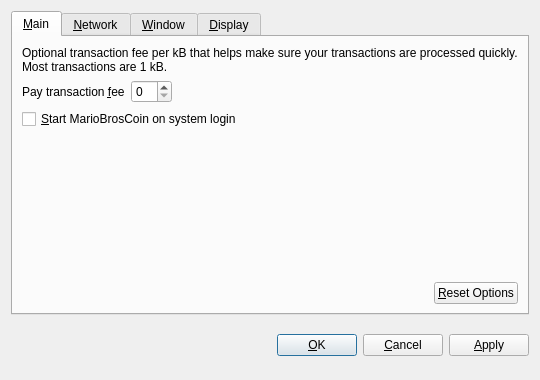
<?xml version="1.0" encoding="UTF-8"?>
<ui version="4.0">
 <class>OptionsDialog</class>
 <widget class="QDialog" name="OptionsDialog">
  <property name="geometry">
   <rect>
    <x>0</x>
    <y>0</y>
    <width>540</width>
    <height>380</height>
   </rect>
  </property>
  <property name="windowTitle">
   <string>Options</string>
  </property>
  <property name="modal">
   <bool>true</bool>
  </property>
  <layout class="QVBoxLayout" name="verticalLayout">
   <item>
    <widget class="QTabWidget" name="tabWidget">
     <property name="tabPosition">
      <enum>QTabWidget::North</enum>
     </property>
     <property name="currentIndex">
      <number>0</number>
     </property>
     <widget class="QWidget" name="tabMain">
      <attribute name="title">
       <string>&amp;Main</string>
      </attribute>
      <layout class="QVBoxLayout" name="verticalLayout_Main">
       <item>
        <widget class="QLabel" name="transactionFeeInfoLabel">
         <property name="text">
          <string>Optional transaction fee per kB that helps make sure your transactions are processed quickly. Most transactions are 1 kB.</string>
         </property>
         <property name="textFormat">
          <enum>Qt::PlainText</enum>
         </property>
         <property name="wordWrap">
          <bool>true</bool>
         </property>
        </widget>
       </item>
       <item>
        <layout class="QHBoxLayout" name="horizontalLayout_1_Main">
         <item>
          <widget class="QLabel" name="transactionFeeLabel">
           <property name="text">
            <string>Pay transaction &amp;fee</string>
           </property>
           <property name="textFormat">
            <enum>Qt::PlainText</enum>
           </property>
           <property name="buddy">
            <cstring>transactionFee</cstring>
           </property>
          </widget>
         </item>
         <item>
          <widget class="BitcoinAmountField" name="transactionFee"/>
         </item>
         <item>
          <spacer name="horizontalSpacer_1_Main">
           <property name="orientation">
            <enum>Qt::Horizontal</enum>
           </property>
           <property name="sizeHint" stdset="0">
            <size>
             <width>40</width>
             <height>20</height>
            </size>
           </property>
          </spacer>
         </item>
        </layout>
       </item>
       <item>
        <widget class="QCheckBox" name="bitcoinAtStartup">
         <property name="toolTip">
          <string>Automatically start MarioBrosCoin after logging in to the system.</string>
         </property>
         <property name="text">
          <string>&amp;Start MarioBrosCoin on system login</string>
         </property>
        </widget>
       </item>
       <item>
        <spacer name="verticalSpacer_Main">
         <property name="orientation">
          <enum>Qt::Vertical</enum>
         </property>
         <property name="sizeHint" stdset="0">
          <size>
           <width>20</width>
           <height>40</height>
          </size>
         </property>
        </spacer>
       </item>
       <item>
        <layout class="QHBoxLayout" name="horizontalLayout_2_Main">
         <item>
          <spacer name="horizontalSpacer_2_Main">
           <property name="orientation">
            <enum>Qt::Horizontal</enum>
           </property>
           <property name="sizeHint" stdset="0">
            <size>
             <width>40</width>
             <height>20</height>
            </size>
           </property>
          </spacer>
         </item>
         <item>
          <widget class="QPushButton" name="resetButton">
           <property name="toolTip">
            <string>Reset all client options to default.</string>
           </property>
           <property name="text">
            <string>&amp;Reset Options</string>
           </property>
           <property name="autoDefault">
            <bool>false</bool>
           </property>
          </widget>
         </item>
        </layout>
       </item>
      </layout>
     </widget>
     <widget class="QWidget" name="tabNetwork">
      <attribute name="title">
       <string>&amp;Network</string>
      </attribute>
      <layout class="QVBoxLayout" name="verticalLayout_Network">
       <item>
        <widget class="QCheckBox" name="mapPortUpnp">
         <property name="toolTip">
          <string>Automatically open the MarioBrosCoin client port on the router. This only works when your router supports UPnP and it is enabled.</string>
         </property>
         <property name="text">
          <string>Map port using &amp;UPnP</string>
         </property>
        </widget>
       </item>
       <item>
        <widget class="QCheckBox" name="connectSocks">
         <property name="toolTip">
          <string>Connect to the MarioBrosCoin network through a SOCKS proxy (e.g. when connecting through Tor).</string>
         </property>
         <property name="text">
          <string>&amp;Connect through SOCKS proxy:</string>
         </property>
        </widget>
       </item>
       <item>
        <layout class="QHBoxLayout" name="horizontalLayout_Network">
         <item>
          <widget class="QLabel" name="proxyIpLabel">
           <property name="text">
            <string>Proxy &amp;IP:</string>
           </property>
           <property name="textFormat">
            <enum>Qt::PlainText</enum>
           </property>
           <property name="buddy">
            <cstring>proxyIp</cstring>
           </property>
          </widget>
         </item>
         <item>
          <widget class="QValidatedLineEdit" name="proxyIp">
           <property name="maximumSize">
            <size>
             <width>140</width>
             <height>16777215</height>
            </size>
           </property>
           <property name="toolTip">
            <string>IP address of the proxy (e.g. 127.0.0.1)</string>
           </property>
          </widget>
         </item>
         <item>
          <widget class="QLabel" name="proxyPortLabel">
           <property name="text">
            <string>&amp;Port:</string>
           </property>
           <property name="textFormat">
            <enum>Qt::PlainText</enum>
           </property>
           <property name="buddy">
            <cstring>proxyPort</cstring>
           </property>
          </widget>
         </item>
         <item>
          <widget class="QLineEdit" name="proxyPort">
           <property name="maximumSize">
            <size>
             <width>55</width>
             <height>16777215</height>
            </size>
           </property>
           <property name="toolTip">
            <string>Port of the proxy (e.g. 9050)</string>
           </property>
          </widget>
         </item>
         <item>
          <widget class="QLabel" name="socksVersionLabel">
           <property name="text">
            <string>SOCKS &amp;Version:</string>
           </property>
           <property name="textFormat">
            <enum>Qt::PlainText</enum>
           </property>
           <property name="buddy">
            <cstring>socksVersion</cstring>
           </property>
          </widget>
         </item>
         <item>
          <widget class="QValueComboBox" name="socksVersion">
           <property name="toolTip">
            <string>SOCKS version of the proxy (e.g. 5)</string>
           </property>
          </widget>
         </item>
         <item>
          <spacer name="horizontalSpacer_Network">
           <property name="orientation">
            <enum>Qt::Horizontal</enum>
           </property>
           <property name="sizeHint" stdset="0">
            <size>
             <width>40</width>
             <height>20</height>
            </size>
           </property>
          </spacer>
         </item>
        </layout>
       </item>
       <item>
        <spacer name="verticalSpacer_Network">
         <property name="orientation">
          <enum>Qt::Vertical</enum>
         </property>
         <property name="sizeHint" stdset="0">
          <size>
           <width>20</width>
           <height>40</height>
          </size>
         </property>
        </spacer>
       </item>
      </layout>
     </widget>
     <widget class="QWidget" name="tabWindow">
      <attribute name="title">
       <string>&amp;Window</string>
      </attribute>
      <layout class="QVBoxLayout" name="verticalLayout_Window">
       <item>
        <widget class="QCheckBox" name="minimizeToTray">
         <property name="toolTip">
          <string>Show only a tray icon after minimizing the window.</string>
         </property>
         <property name="text">
          <string>&amp;Minimize to the tray instead of the taskbar</string>
         </property>
        </widget>
       </item>
       <item>
        <widget class="QCheckBox" name="minimizeOnClose">
         <property name="toolTip">
          <string>Minimize instead of exit the application when the window is closed. When this option is enabled, the application will be closed only after selecting Quit in the menu.</string>
         </property>
         <property name="text">
          <string>M&amp;inimize on close</string>
         </property>
        </widget>
       </item>
       <item>
        <spacer name="verticalSpacer_Window">
         <property name="orientation">
          <enum>Qt::Vertical</enum>
         </property>
         <property name="sizeHint" stdset="0">
          <size>
           <width>20</width>
           <height>40</height>
          </size>
         </property>
        </spacer>
       </item>
      </layout>
     </widget>
     <widget class="QWidget" name="tabDisplay">
      <attribute name="title">
       <string>&amp;Display</string>
      </attribute>
      <layout class="QVBoxLayout" name="verticalLayout_Display">
       <item>
        <layout class="QHBoxLayout" name="horizontalLayout_1_Display">
         <item>
          <widget class="QLabel" name="langLabel">
           <property name="text">
            <string>User Interface &amp;language:</string>
           </property>
           <property name="textFormat">
            <enum>Qt::PlainText</enum>
           </property>
           <property name="buddy">
            <cstring>lang</cstring>
           </property>
          </widget>
         </item>
         <item>
          <widget class="QValueComboBox" name="lang">
           <property name="toolTip">
            <string>The user interface language can be set here. This setting will take effect after restarting MarioBrosCoin.</string>
           </property>
          </widget>
         </item>
        </layout>
       </item>
       <item>
        <layout class="QHBoxLayout" name="horizontalLayout_2_Display">
         <item>
          <widget class="QLabel" name="unitLabel">
           <property name="text">
            <string>&amp;Unit to show amounts in:</string>
           </property>
           <property name="textFormat">
            <enum>Qt::PlainText</enum>
           </property>
           <property name="buddy">
            <cstring>unit</cstring>
           </property>
          </widget>
         </item>
         <item>
          <widget class="QValueComboBox" name="unit">
           <property name="toolTip">
            <string>Choose the default subdivision unit to show in the interface and when sending coins.</string>
           </property>
          </widget>
         </item>
        </layout>
       </item>
       <item>
        <widget class="QCheckBox" name="displayAddresses">
         <property name="toolTip">
          <string>Whether to show MarioBrosCoin addresses in the transaction list or not.</string>
         </property>
         <property name="text">
          <string>&amp;Display addresses in transaction list</string>
         </property>
        </widget>
       </item>
       <item>
        <widget class="QCheckBox" name="coinControlFeatures">
         <property name="toolTip">
          <string>Whether to show coin control features or not.</string>
         </property>
         <property name="text">
          <string>Display coin &amp;control features (experts only!)</string>
         </property>
        </widget>
       </item>
       <item>
        <spacer name="verticalSpacer_Display">
         <property name="orientation">
          <enum>Qt::Vertical</enum>
         </property>
         <property name="sizeHint" stdset="0">
          <size>
           <width>20</width>
           <height>40</height>
          </size>
         </property>
        </spacer>
       </item>
      </layout>
     </widget>
    </widget>
   </item>
   <item>
    <layout class="QHBoxLayout" name="horizontalLayout_Buttons">
     <item>
      <spacer name="horizontalSpacer_1">
       <property name="orientation">
        <enum>Qt::Horizontal</enum>
       </property>
       <property name="sizeHint" stdset="0">
        <size>
         <width>40</width>
         <height>48</height>
        </size>
       </property>
      </spacer>
     </item>
     <item>
      <widget class="QLabel" name="statusLabel">
       <property name="font">
        <font>
         <weight>75</weight>
         <bold>true</bold>
        </font>
       </property>
       <property name="text">
        <string/>
       </property>
       <property name="textFormat">
        <enum>Qt::PlainText</enum>
       </property>
       <property name="wordWrap">
        <bool>true</bool>
       </property>
      </widget>
     </item>
     <item>
      <spacer name="horizontalSpacer_2">
       <property name="orientation">
        <enum>Qt::Horizontal</enum>
       </property>
       <property name="sizeHint" stdset="0">
        <size>
         <width>40</width>
         <height>48</height>
        </size>
       </property>
      </spacer>
     </item>
     <item>
      <widget class="QPushButton" name="okButton">
       <property name="text">
        <string>&amp;OK</string>
       </property>
      </widget>
     </item>
     <item>
      <widget class="QPushButton" name="cancelButton">
       <property name="text">
        <string>&amp;Cancel</string>
       </property>
       <property name="autoDefault">
        <bool>false</bool>
       </property>
      </widget>
     </item>
     <item>
      <widget class="QPushButton" name="applyButton">
       <property name="text">
        <string>&amp;Apply</string>
       </property>
       <property name="autoDefault">
        <bool>false</bool>
       </property>
      </widget>
     </item>
    </layout>
   </item>
  </layout>
 </widget>
 <customwidgets>
  <customwidget>
   <class>BitcoinAmountField</class>
   <extends>QSpinBox</extends>
   <header>bitcoinamountfield.h</header>
  </customwidget>
  <customwidget>
   <class>QValueComboBox</class>
   <extends>QComboBox</extends>
   <header>qvaluecombobox.h</header>
  </customwidget>
  <customwidget>
   <class>QValidatedLineEdit</class>
   <extends>QLineEdit</extends>
   <header>qvalidatedlineedit.h</header>
  </customwidget>
 </customwidgets>
 <resources/>
 <connections/>
</ui>
